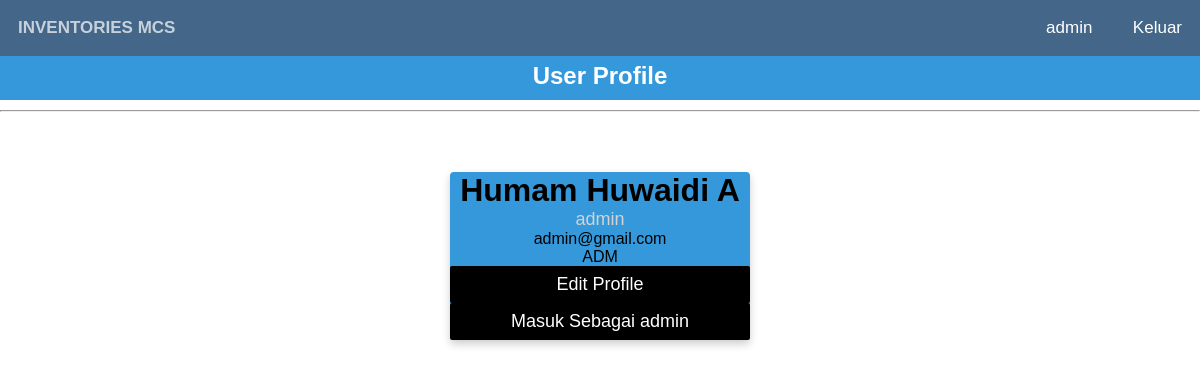
Screenshot of /profile.php (signed in) with the database file from the repository.
### tables this page shows
CREATE TABLE `user` (
  `id` int(11) NOT NULL,
  `nama` varchar(50) NOT NULL,
  `username` varchar(50) NOT NULL,
  `password` varchar(200) NOT NULL,
  `email` varchar(100) NOT NULL,
  `level` varchar(50) NOT NULL
);

### profile.php (the view, shortened to what this page needs)
<html>
	<head>
	</head>
	<link rel="stylesheet" type="text/css" href="profile.css">
	<body>
		<nav>
			<ul class="kiri">
			<li><a href="">Inventories MCS</a></li>
			</ul>
			<ul class="kanan">
			<li><a href="profile.php"><?php echo $_SESSION['username']; ?></a>
				<a href="logut.php"> Keluar </a></li>
			</ul>
		</nav>
<?php
	include 'db.php';
	$username = $_SESSION['username'];
	$data = mysqli_query($connect, "SELECT * FROM user WHERE username='$username'");
	while($d = mysqli_fetch_array($data)){
?>
<div class="main">
	<div class="isimain">
			<h2 style="text-align:center" class="span">User Profile</h2>
			<hr>
				<div class="card">
					<h1><?php echo $d['nama']; ?></h1>
					<p class="title"><?php echo $_SESSION['username']; ?></p>
					<p><?php echo $d['email']; ?></p>
					<p><?php echo $d['level']; ?></p>
				 	<p><a href="edit_profile.php?id=<?php echo $d['id'];?>"><button>Edit Profile</button></a></p>
					<p><a href="dummy.php?level=<?php echo $d['level'];?>"><button>Masuk Sebagai <?php echo $_SESSION['username']; ?></button></a></p>
				</div>
	</div>
</div>
<?php }?>
	</body>
</html>

### profile.css (style rules this page uses)
* { margin:0;padding:0;font-family:arial }
nav { width: 100%; background: #468; position: fixed; z-index: 999; }
.kiri { float:left; width: 500px; }
.kiri a { font-weight:bold }
.kanan { float:right }
nav .kanan li { list-style:none;display:inline }
nav ul li a { font-size:17px; }
nav .kanan li a { display:inline-block;padding:18px;color:#fff; }
nav .kiri li a { display:inline-block;padding:18px;color:#fff;text-transform:uppercase }
a { text-decoration:none }
.span { background:#3498db;color:#fff;padding:10px;display:inherit;margin: 50px auto 0;margin-bottom:10px; }
.card { box-shadow: 0 4px 8px 0 rgba(0, 0, 0, 0.2); max-width: 300px; margin: 60px auto 0; background-color: #3498db; text-align: center; border-radius: 4px; }
.title { color: #D3D3D3; font-size: 18px; }
button { border: none; border-radius: 2px; outline: 0; display: inline-block; padding: 8px; color: white; background-color: #000; text-align: center; cursor: pointer; width: 100%; font-size: 18px; }
a { text-decoration: none; font-size: 22px; color: black; }

### rows the page displays
user: nama "Humam Huwaidi A", email "admin@gmail.com", level "ADM"

### other values shown
$_SESSION['username'] "admin"
